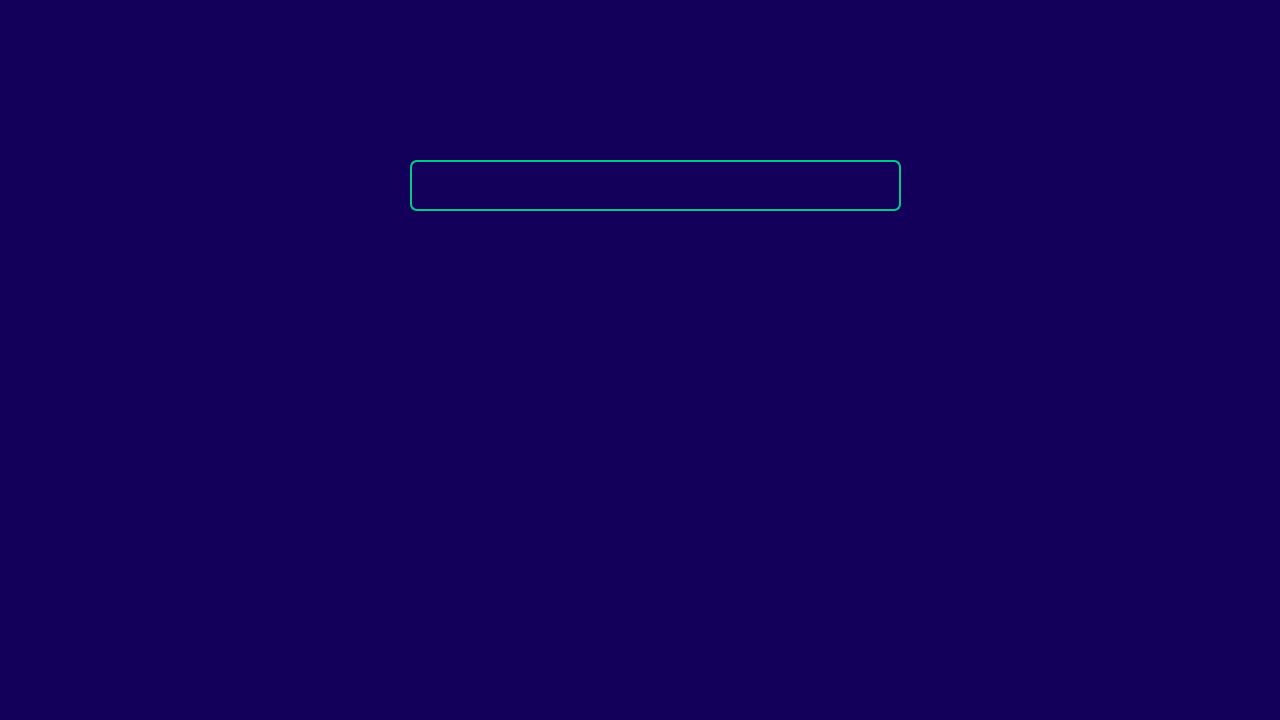
<?xml version="1.0" encoding="UTF-8"?>
<ui version="4.0">
 <class>MainWindow</class>
 <widget class="QMainWindow" name="MainWindow">
  <property name="geometry">
   <rect>
    <x>0</x>
    <y>0</y>
    <width>1280</width>
    <height>720</height>
   </rect>
  </property>
  <property name="windowTitle">
   <string>MainWindow</string>
  </property>
  <property name="styleSheet">
   <string notr="true">background-color: #13005A;</string>
  </property>
  <widget class="QWidget" name="centralwidget">
   <widget class="QLineEdit" name="lineEdit">
    <property name="geometry">
     <rect>
      <x>410</x>
      <y>160</y>
      <width>491</width>
      <height>51</height>
     </rect>
    </property>
    <property name="styleSheet">
     <string notr="true">background-color: #13005A;
color: #03C988;
border: 2px solid #03C988;
font-size: 19px;
border-radius: 7%;</string>
    </property>
    <property name="text">
     <string/>
    </property>
   </widget>
  </widget>
  <widget class="QMenuBar" name="menubar">
   <property name="geometry">
    <rect>
     <x>0</x>
     <y>0</y>
     <width>1280</width>
     <height>26</height>
    </rect>
   </property>
  </widget>
  <widget class="QStatusBar" name="statusbar"/>
 </widget>
 <resources/>
 <connections/>
</ui>
